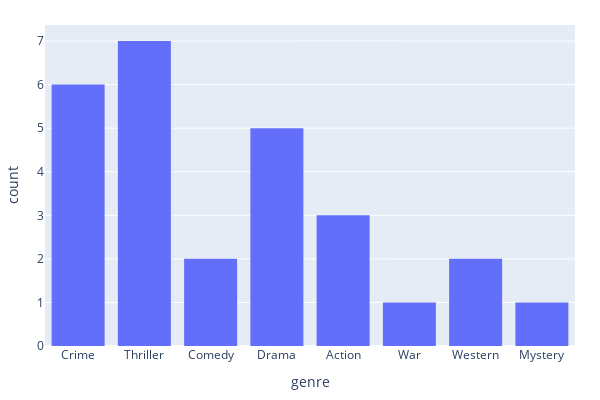

Source (notebook cell):
### Markdown cell above
In addition to the numeric data, there is also genre data for each film. A histogram can be used to examine the genres that Tarantino favors.

### Code cell
display(genre_df.describe())

fig = px.histogram(genre_df, x=genre_df['genre'], height=400, width=600)
fig.update_layout(
    margin={'l': 25, 'r': 25, 't': 25, 'b':25}
)
fig.show()

### Figure 1 — Plotly figure (JSON) as saved in the notebook; plotly's stock layout.template omitted (floating-point values rounded to 4 significant figures)
{"data": [{"alignmentgroup": "True", "bingroup": "x", "hovertemplate": "genre=%{x}<br>count=%{y}<extra></extra>", "legendgroup": "", "marker": {"color": "#636efa", "pattern": {"shape": ""}}, "name": "", "offsetgroup": "", "orientation": "v", "showlegend": false, "type": "histogram", "x": ["Crime", "Thriller", "Thriller", "Crime", "Crime", "Comedy", "Crime", "Thriller", "Drama", "Action", "Crime", "Action", "Crime", "Thriller", "Action", "Thriller", "Drama", "Thriller", "War", "Drama", "Western", "Drama", "Mystery", "Western", "Comedy", "Drama", "Thriller"], "xaxis": "x", "yaxis": "y"}], "layout": {"barmode": "relative", "height": 400, "legend": {"tracegroupgap": 0}, "margin": {"b": 25, "l": 25, "r": 25, "t": 25}, "width": 600, "xaxis": {"anchor": "y", "domain": [0, 1], "title": {"text": "genre"}}, "yaxis": {"anchor": "x", "domain": [0, 1], "title": {"text": "count"}}}}
